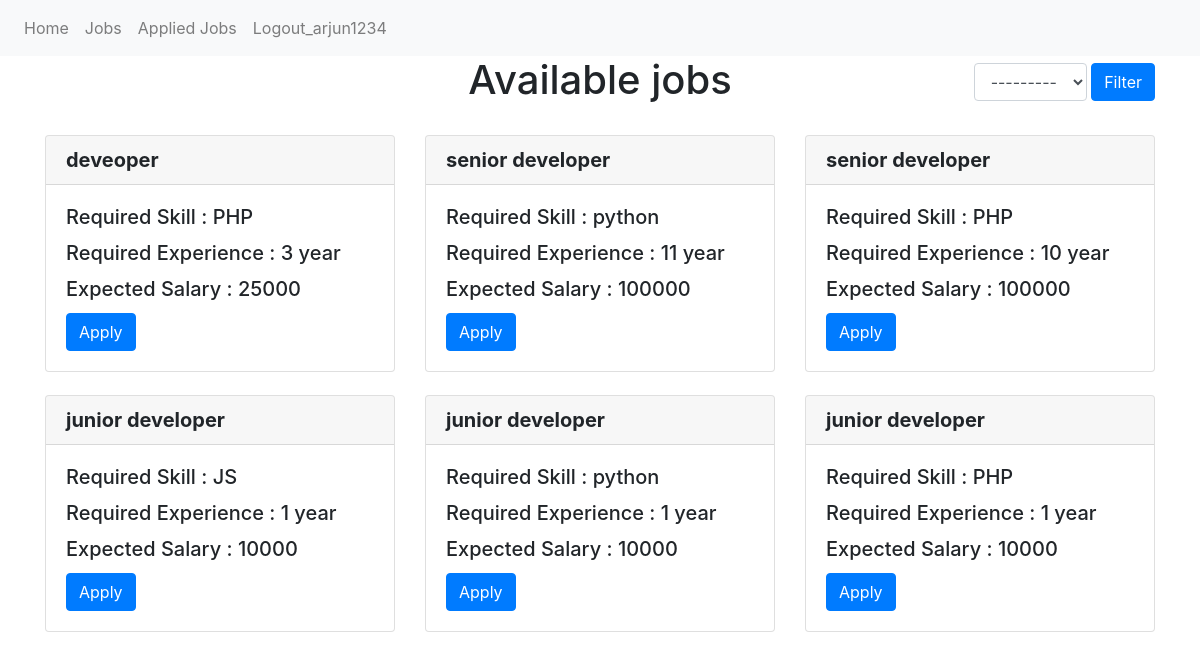
The app's page /Trainer/jobs/ (signed in) with its own data.
### Institution/models.py (models this page shows, shortened)
class JobModel(models.Model):
    skill = models.ForeignKey(SkillModel, on_delete=models.CASCADE)
    title = models.CharField(max_length=100)
    experience = models.CharField(max_length=100, default="1 year")
    salary = models.IntegerField()

class SkillModel(models.Model):
    skill = models.CharField(max_length=100, unique=True)
    def __str__(self):
        return self.skill

### Trainers/views.py (the view, shortened to what this page needs)
# urls.py: path("jobs/", viewalljobs, name="jobs"),
@login_required(login_url='tlogin')
def viewalljobs(request):
    jobs = JobModel.objects.all()
    form = SkillFilterForm
    context = {}
    context["jobs"] = jobs
    context["form"] = form
    return render(request, "trainer/jobs.html", context)

### Trainers/templates/trainer/jobs.html (shortened to what this page needs)
<!DOCTYPE html>
{% extends 'trainer/base.html' %}
{% block body_block %}
    <div class="container">
        <div class="row">
            <div class="col-4"></div>
            <div class="col-4">
                <h1 align="center">Available jobs</h1>
            </div>
            <div class="col-4">
                <form class="form-inline" method="post" style="margin-top: 2%;float:right;">
                    {% for field in form %}
                        {{ field }}
                    {% endfor %}
                    <input type="submit" class="btn btn-primary" value="Filter">
                </form>
            </div>
        </div>
        <div class="row">
            {% for job in jobs %}
                <div class="col-lg-4" style="margin-top: 2%;">
                    <div class="card">
                        <h5 class="card-header"><b>{{ job.title }}</b></h5>
                        <div class="card-body">
                            <h5 class="card-title">Required Skill : {{ job.skill }}</h5>
                            <h5 class="card-title">Required Experience : {{ job.experience }}</h5>
                            <h5 class="card-title">Expected Salary : {{ job.salary }}</h5>
                            <a class="btn btn-primary" href="{% url 'applyjob' job.id %}">Apply</a>
                        </div>
                    </div>
                </div>
            {% endfor %}
        </div>
    </div>
{% endblock %}

### Trainers/templates/trainer/base.html (shortened to what this page needs)
<!DOCTYPE html>
<html lang="en">
<head>
    <link rel="stylesheet" href="https://cdn.jsdelivr.net/npm/bootstrap@4.5.3/dist/css/bootstrap.min.css"
>
</head>
<body>
<nav class="navbar navbar-expand-lg navbar-light bg-light">
    <div class="collapse navbar-collapse" id="navbarNavAltMarkup">
        <div class="navbar-nav">
            <a class="nav-link" href="{% url 'home' %}">Home <span class="sr-only">(current)</span></a>
            <a class="nav-link" href="{% url 'jobs' %}">Jobs</a>
            <a class="nav-link" href="{% url 'appliedjobs' %}">Applied Jobs</a>
            <a class="nav-link" href="{% url 'logout' %}">Logout_{{ request.user }}</a>
        </div>
    </div>
</nav>
{% block body_block %}
{% endblock %}
</body>
</html>

### records on screen
JobModel: title "deveoper", skill "PHP", experience "3 year", salary "25000"
JobModel: title "senior developer", skill "python", experience "11 year", salary "100000"
JobModel: title "senior developer", skill "PHP", experience "10 year", salary "100000"
JobModel: title "junior developer", skill "JS", experience "1 year", salary "10000"
JobModel: title "junior developer", skill "python", experience "1 year", salary "10000"
JobModel: title "junior developer", skill "PHP", experience "1 year", salary "10000"

### other values on screen
{{ request.user }} "arjun1234"
